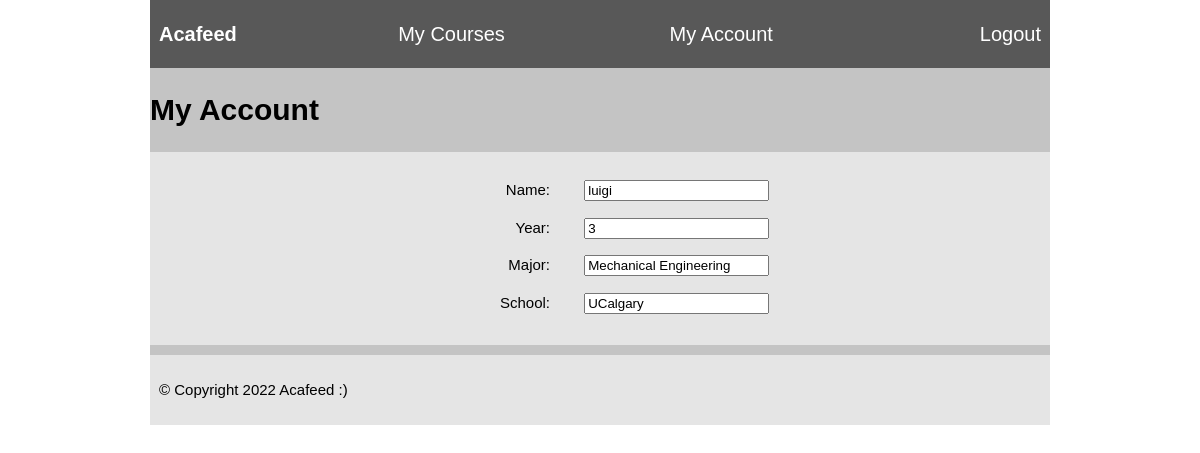
/userprofile/ (signed in), run on an earlier commit of the app's database.
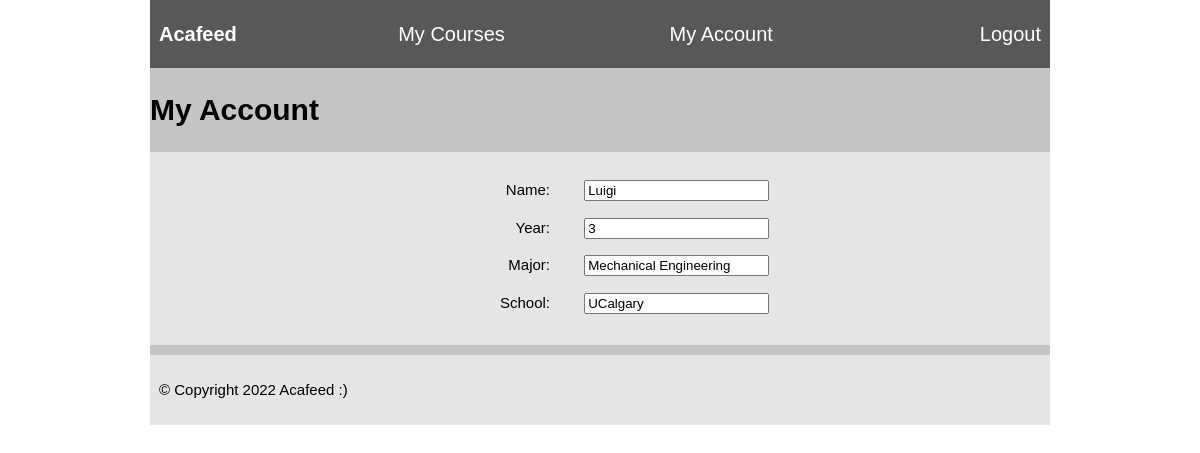
And on a later commit of the database.
### users/models.py (models this page shows, shortened)
class User(models.Model):
    name = models.CharField(max_length=32)
    email = models.CharField(max_length=100, unique=True)
    year = models.IntegerField()
    userName = models.CharField(max_length=32, unique=True)
    password = models.CharField(max_length=16)
    major = models.CharField(max_length=32)
    school = models.CharField(max_length=255)
    date_joined = models.DateTimeField(default=timezone.now)
    courses = models.ManyToManyField(Course, blank=True)
    blocked = models.BooleanField(default=False)
    isAdmin = models.BooleanField(default=False)

### users/views.py (the view)
# urls.py: path('userprofile/', views.users_userprofile, name="userprofile"),
def users_userprofile(request):
    if 'user_id' in request.session:
        user = get_user(request)
        form = EditProfileForm(initial={'name': User.objects.get(id=request.session['user_id']).name,
                                        'year': User.objects.get(id=request.session['user_id']).year,
                                        'major': User.objects.get(id=request.session['user_id']).major,
                                        'school': User.objects.get(id=request.session['user_id']).school})
        if request.method == 'POST':
            form = EditProfileForm(request.POST)
            form.save(commit=False)
            return redirect('users:userprofile')
        return render(request, 'users/user-profile.html', {'form': form, 'user': user})
    else:
        return redirect('users:login')

### users/forms.py
class EditProfileForm(forms.ModelForm):
    class Meta:
        model = models.User
        fields = ['name', 'year', 'major', 'school']
        widgets = {
            'password': forms.PasswordInput(),
        }

### users/views.py (called while the page is built)
def get_user(request):
    if 'user_id' in request.session:
        return User.objects.get(id=request.session['user_id'])

### users/templates/users/user-profile.html (shortened to what this page needs)
{% extends 'base_layout.html' %}
{% block content %}
  {% include 'navbar.html' %}
  <h2>My Account</h2>
  <main>
    <article>
      <fieldset>
        <form action="{% url 'users:userprofile' %}" method="post">
          {{ form.as_p }}
      </form>
      </fieldset>
    </article>
  </main>
  </body>
{% endblock %}

What changed in the data, as far as the page shows it:
changed User "Mechanical Engineering": name "luigi" → "Luigi"
